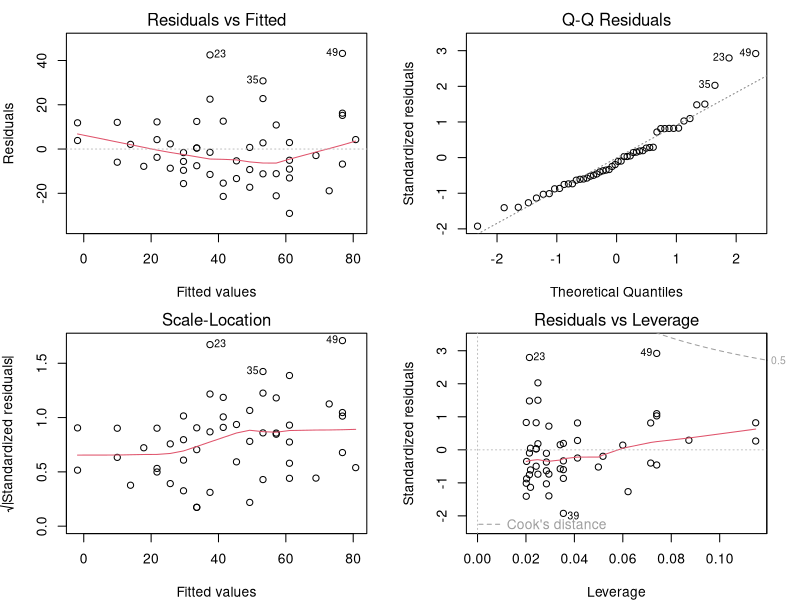

Reproduce this figure in R.
## ---- chunk 1
knitr::opts_chunk$set(echo = TRUE)
## ---- chunk 2
data(cars)
fit = lm(dist ~ speed, data=cars)
summary(fit)
## ---- chunk 3
par(mar = c(4, 4, 2, 2), mfrow=c(2,2))
plot(fit)
